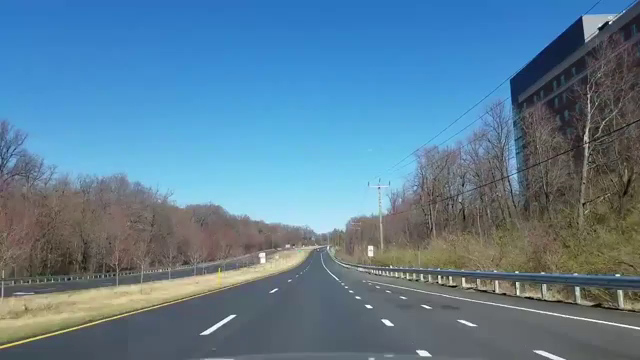
#> input picture Images/test.png, 640 x 360 px, found by its file name
$ jupyter execute LaneLine_DetectionWithImageProcessing.ipynb
#> lines starting #> are read from the running program, lines starting #| are printed output that depends on the picture; after the words box and inside, x2 and y2 are one past the last pixel; in counts of white or black regions, pixels touching at a corner belong together
[cell 1]
#Import libraries
import cv2
from google.colab.patches import cv2_imshow #for colab
import numpy as np
import matplotlib.pyplot as plt

[cell 2]
image = cv2.imread('test.png')
#> image is the input picture: shape (360, 640, 3); mean B, G, R 149.2, 126.1, 92.3
cv2_imshow(image)

[cell 3]
#We convert BGR to RGB. Because we will use matplotlib
image = cv2.cvtColor(image, cv2.COLOR_BGR2RGB)
cv2_imshow(image)

[cell 4]
plt.imshow(image)

[cell 5]
#Region is interest (for clear detection)
#And also we are detection just our own lane line
#Firstly we will look image shapes

height = image.shape[0]
#> height = 360
width = image.shape[1]
#> width = 640
print(image.shape)
#| (360, 640, 3)

[cell 6]
#Region of interest vertices
region_of_interest_vertices = [
    (-60, height),         # Alt orta nokta
    (320, 260),            # Sağ üstte bir nokta
    (500, height)        # Alt sağ nokta
]
#> region_of_interest_vertices = [(-60, 360), (320, 260), (500, 360)]


def region_of_interest(img, vertices):
    mask = np.zeros_like(img) #A mask is created to make pixels other than the ROI black.
    match_mask_color = 255
    cv2.fillPoly(mask, vertices, match_mask_color) #A polygon is drawn to the mask, indicated by vertices (vertices).
    masked_image = cv2.bitwise_and(img, mask) #Combines the mask with the original image.
    return masked_image

#draw the lines
def draw_the_lines(img, lines):
    img = np.copy(img)
    blank_image = np.zeros((img.shape[0], img.shape[1], 3), dtype=np.uint8)

    for line in lines:
        for x1, y1, x2, y2 in line:
            cv2.line(blank_image, (x1, y1), (x2, y2), (0, 255, 0), thickness=8)

    img = cv2.addWeighted(img, 0.8, blank_image, 1, 0.0)
    return img


#Cropped Image
cropped_image = region_of_interest(image,
                                   np.array([region_of_interest_vertices], np.int32))

plt.imshow(cropped_image)

[cell 7]
#find the edges
#Firstly covert to grayScale
gray_image = cv2.cvtColor(image, cv2.COLOR_RGB2GRAY)
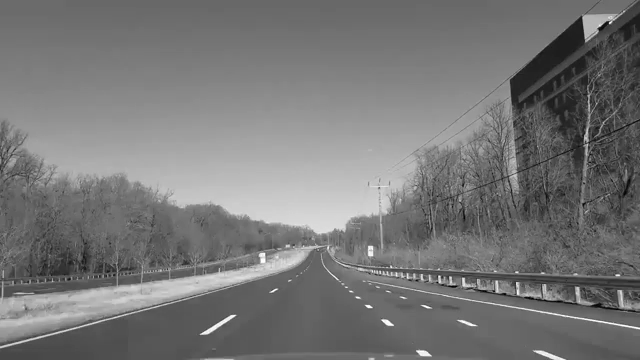
#> gray_image: shape (360, 640); min 0, max 255, mean 118.6
plt.imshow(gray_image, cmap='gray')

[cell 8]
#edges detection
canny = cv2.Canny(gray_image, 100, 200) #For edge detection, if the gradient density is greater than threshold2, it is considered an edge.
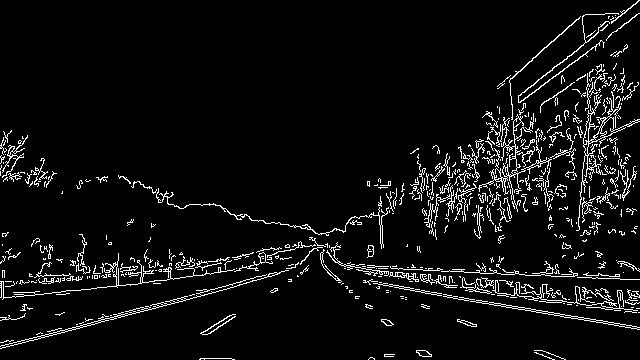
#> canny: shape (360, 640); 5.9% white in thin lines or dots
plt.imshow(canny)

[cell 9]
#Cropped Image
cropped_image = region_of_interest(canny,
                                   np.array([region_of_interest_vertices], np.int32))
#> in region_of_interest (call 2), `cv2.fillPoly(mask, vertices, match_mask_color)`:
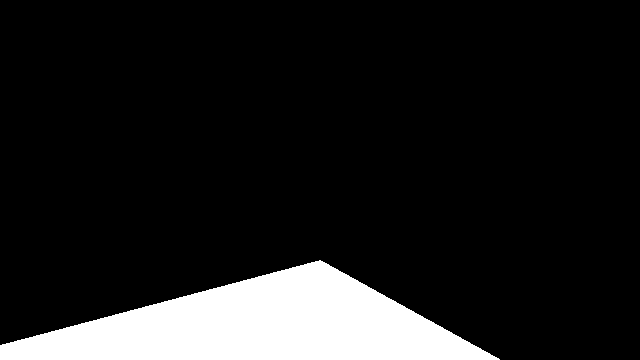
#> mask: shape (360, 640); 11.9% white; 1 white region, box (x1, y1, x2, y2) and area: (0, 260, 500, 360) 27445
#> in region_of_interest (call 2), `masked_image = cv2.bitwise_and(img, mask)`:
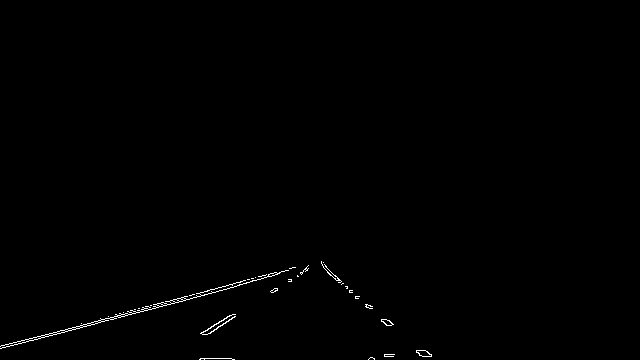
#> masked_image: shape (360, 640); 0.44% white in thin lines or dots, all inside (x1, y1, x2, y2) = (0, 261, 432, 360)
plt.imshow(cropped_image)

[cell 10]
#half line transform
lines = cv2.HoughLinesP(cropped_image,
                        rho=6,
                        theta = np.pi/60,
                        threshold = 160,
                        lines = np.array([]),
                        minLineLength = 40,
                        maxLineGap = 25)
#> lines = [[28, 339, 184, 298], [0, 348, 277, 274], [33, 340, 246, 283]]

image_with_lines = draw_the_lines(image, lines)
#> the loop in draw_the_lines, `for line in lines:` made 3 passes
#> in draw_the_lines, `img = cv2.addWeighted(img, 0.8, blank_image, 1, 0.0)`:
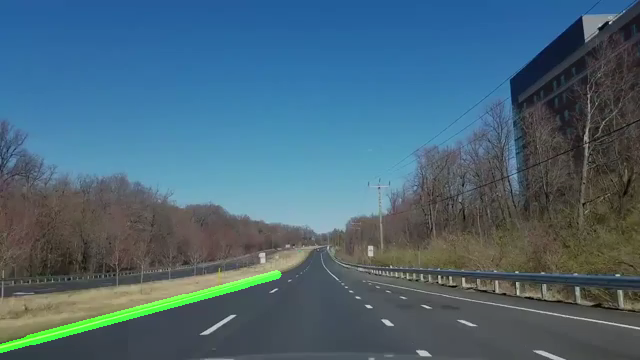
#> img: shape (360, 640, 3); mean R, G, B 73.9, 102.9, 119.4
plt.imshow(image_with_lines)

[cell 11]
import cv2
import numpy as np

# Fonksiyonlar
def region_of_interest(img, vertices):
    mask = np.zeros_like(img)
    cv2.fillPoly(mask, vertices, 255)
    masked_image = cv2.bitwise_and(img, mask)
    return masked_image

def drow_the_lines(img, lines):
    img_copy = np.copy(img)
    blank_image = np.zeros((img.shape[0], img.shape[1], 3), dtype=np.uint8)
    if lines is not None:
        for line in lines:
            for x1, y1, x2, y2 in line:
                cv2.line(blank_image, (x1, y1), (x2, y2), (0, 255, 0), thickness=5)
    img = cv2.addWeighted(img_copy, 0.8, blank_image, 1, 0.0)
    return img

def process(image):
    height = image.shape[0]
    width = image.shape[1]

    region_of_interest_vertices = [
    (-60, height),         # Alt orta nokta
    (320, 260),            # Sağ üstte bir nokta
    (500, height)        # Alt sağ nokta
    ]

    gray_image = cv2.cvtColor(image, cv2.COLOR_RGB2GRAY)
    canny_image = cv2.Canny(gray_image, 100, 120)
    cropped_image = region_of_interest(canny_image,
                    np.array([region_of_interest_vertices], np.int32),)
    lines = cv2.HoughLinesP(cropped_image,
                            rho=2,
                            theta=np.pi/180,
                            threshold=50,
                            lines=np.array([]),
                            minLineLength=40,
                            maxLineGap=100)
    image_with_lines = drow_the_lines(image, lines)
    return image_with_lines

# Video işleme ve kaydetme
cap = cv2.VideoCapture('test_video.mp4')
fourcc = cv2.VideoWriter_fourcc(*'mp4v')
#> fourcc = 1983148141
out = cv2.VideoWriter('output.mp4', fourcc, 20.0, (int(cap.get(3)), int(cap.get(4))))

while cap.isOpened():
    ret, frame = cap.read()
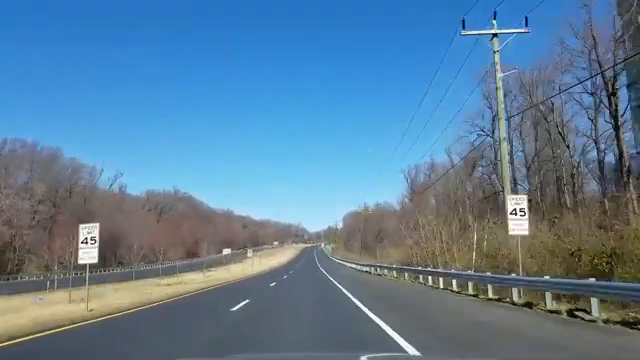
#> input picture frame 89 of Videos/test_video.mp4, 640 x 360 px
#> frame is the input picture: shape (360, 640, 3); mean B, G, R 152.6, 126.1, 91.6
    if not ret:
        break
    processed_frame = process(frame)
#> in process, `gray_image = cv2.cvtColor(image, cv2.COLOR_RGB2GRAY)`:
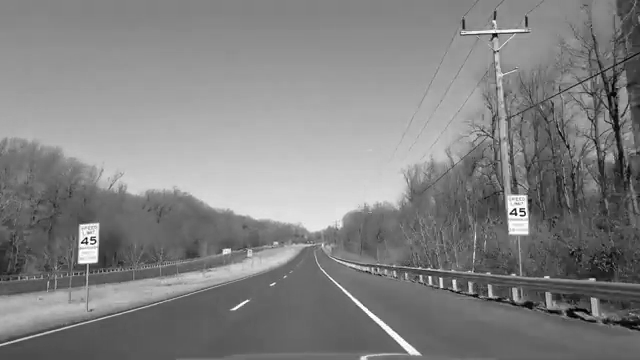
#> gray_image: shape (360, 640); min 0, max 255, mean 130.1
#> in process, `canny_image = cv2.Canny(gray_image, 100, 120)`:
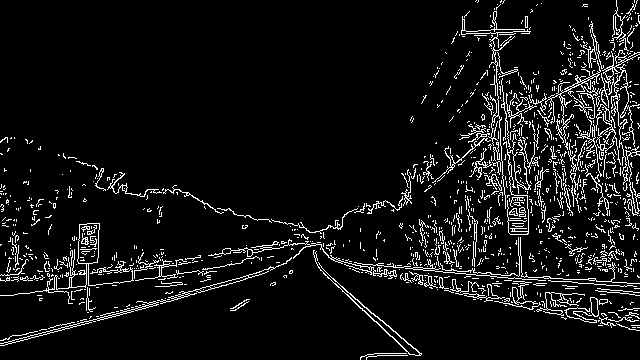
#> canny_image: shape (360, 640); 7.3% white in thin lines or dots
#> in region_of_interest, `masked_image = cv2.bitwise_and(img, mask)`:
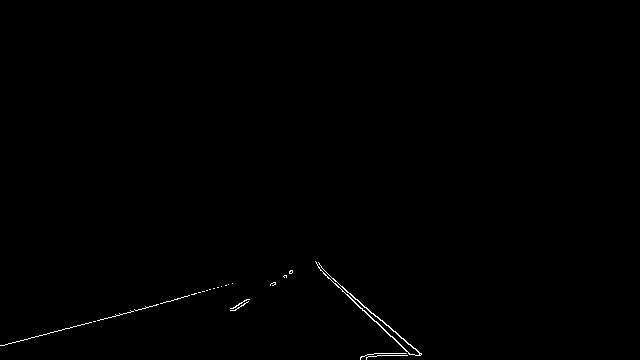
#> masked_image: shape (360, 640); 0.33% white in thin lines or dots, all inside (x1, y1, x2, y2) = (0, 261, 422, 360)
#> in process, `lines = cv2.HoughLinesP(cropped_image, rho=2, theta=np.pi/180, thresho..`: lines = [[3, 345, 204, 291], [316, 263, 419, 353], [327, 277, 412, 354], [365, 355, 421, 354], [317, 265, 408, 353]]
#> the loop in drow_the_lines, `for line in lines:` made 5 passes
#> in drow_the_lines, `img = cv2.addWeighted(img_copy, 0.8, blank_image, 1, 0.0)`:
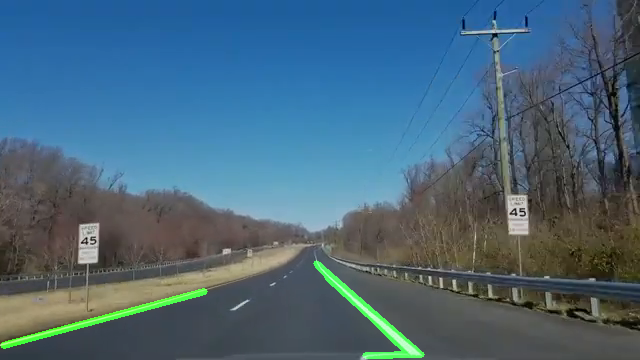
#> img: shape (360, 640, 3); mean B, G, R 122.1, 103.1, 73.3
    out.write(processed_frame)

cap.release()
out.release()

# İşlenen MP4 videoyu Colab üzerinde indirme bağlantısı
from google.colab import files
files.download('output.mp4')
